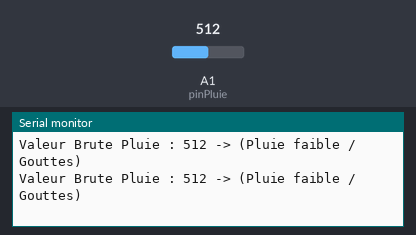
Simulated run of this sketch. Board: Arduino Uno, built with avr-gcc and run on an emulated ATmega328P. On the bench: the last lines printed to the serial monitor. The test bench sets the inputs (shaded band); at power-on: A1 (pinPluie) = 512.

Above: at 1.3 s.
1.4 s: A1 (pinPluie) set to 494
At 1.9 s:
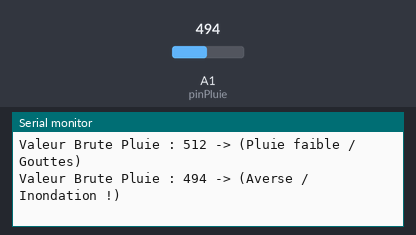
3.5 s: A1 (pinPluie) set to 910
At 3.9 s:
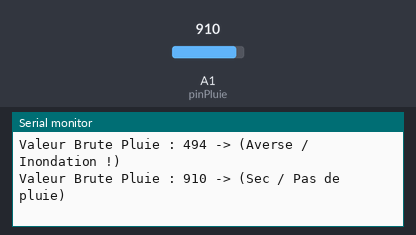

Measured:
- the behaviour switches between 501 and 500 on A1 (pinPluie) (found by bisection; images 0 and 1)
- after the input at 1.4 s, the serial monitor: prints a new line after 0.10 s (image 1)
- after the input at 3.5 s, the serial monitor: prints a new line at once (image 2)

The sketch:

MH-RD.ino
```cpp
const int pinPluie = A1; // On utilise l'entrée analogique A1

void setup() {
  Serial.begin(9600);
}

void loop() {
  int valeurPluie = analogRead(pinPluie);

  Serial.print("Valeur Brute Pluie : ");
  Serial.print(valeurPluie);

  // Interprétation rapide pour t'aider
  if(valeurPluie > 900) {
    Serial.println(" -> (Sec / Pas de pluie)");
  } else if(valeurPluie > 500) {
    Serial.println(" -> (Pluie faible / Gouttes)");
  } else {
    Serial.println(" -> (Averse / Inondation !)");
  }

  delay(500);
}
```
